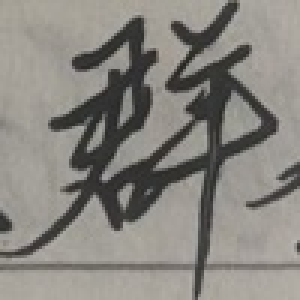
#> input picture FontImage/Process/Font_1036.jpg, 100 x 100 px (shown 3 times larger); its folder holds only this picture in this run
$ python Segmentation.py
#> lines starting #> are read from the running program, lines starting #| are printed output that depends on the picture; after the words box and inside, x2 and y2 are one past the last pixel; in counts of white or black regions, pixels touching at a corner belong together
import os

import cv2

input_folder = 'FontImage/Process'
output_folder = 'FontImage/OriginalSingleWord'

size = (128, 128)
for filename in os.listdir(input_folder):
    img = cv2.imread(os.path.join(input_folder, filename))
#> img is the input picture: shape (100, 100, 3); mean B, G, R 127.5, 133.4, 136.2
    gray = cv2.cvtColor(img, cv2.COLOR_BGR2GRAY)
    _, thresh = cv2.threshold(gray, 120, 255, cv2.THRESH_BINARY_INV + cv2.THRESH_OTSU)
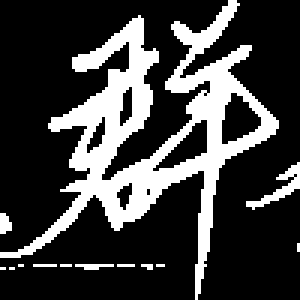
#> thresh: shape (100, 100) (shown 3 times larger); 24.4% white; 13 white regions (10 under 20 px)
    contours, hierarchy = cv2.findContours(thresh, cv2.RETR_EXTERNAL, cv2.CHAIN_APPROX_SIMPLE)
#> contours = 13 contours, 11 with area under 20; largest, box (x1, y1, x2, y2) and area: (0, 0, 93, 100) 2337, (82, 54, 100, 70) 50
    for contour in contours:
        x, y, w, h = cv2.boundingRect(contour)
        roi = img[y:y + h, x:x + w]

        if roi.shape[0] >= size[0] and roi.shape[1] >= size[1]:
            roi = cv2.resize(roi, size, interpolation=cv2.INTER_AREA)
            cv2.imwrite('FontImage/OriginalSingleWord/Image{}.jpg'.format(x), roi)
#> this loop made 13 passes
#> (contour, x, y, w, h, roi) on passes 1, 2, 3, 9, 10: ([[3, 89], [4, 89]], 3, 89, 2, 1, [[101, 108, 111], [99, 106, 109]]), ([[0, 89], [1, 89]], 0, 89, 2, 1, [[91, 98, 101], [98, 105, 108]]), ([[52, 88], [54, 88]], 52, 88, 3, 1, [[102, 108, 113], [98, 104, 109], [104, 108, 113]]), ([[6, 88], [7, 88]], 6, 88, 2, 1, [[101, 108, 111], [97, 104, 107]]), ([[99, 81], [99, 83]], 99, 81, 1, 3, [[69, 74, 77], [56, 61, 64], [77, 82, 85]])
#> (x, y, w, h) on passes 4, 6, 11, 12, 13: (47, 88, 4, 2), (25, 88, 13, 2), (0, 71, 4, 7), (82, 54, 18, 16), (0, 0, 93, 100)
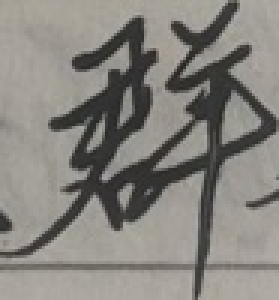
#> roi: shape (100, 93, 3) (shown 3 times larger); mean B, G, R 125.9, 131.8, 134.5

$ run again, on FontImage/Process/Font_158.jpg
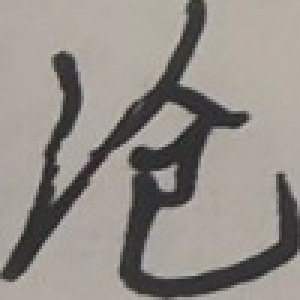
#> input picture FontImage/Process/Font_158.jpg, 100 x 100 px (shown 3 times larger)
#> img is the input picture: shape (100, 100, 3); mean B, G, R 136, 141.9, 147.1
#> `_, thresh = cv2.threshold(gray, 120, 255, cv2.THRESH_BINARY_INV + cv2...`:
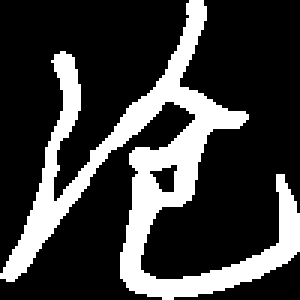
#> thresh: shape (100, 100) (shown 3 times larger); 23.8% white; 1 white region
#> contours = 1 contour; box (x1, y1, x2, y2) and area: (0, 0, 100, 100) 2116
#> the loop `for contour in contours:` made 1 pass

$ run again, on FontImage/Process/Font_107.jpg
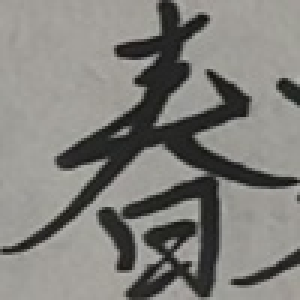
#> input picture FontImage/Process/Font_107.jpg, 100 x 100 px (shown 3 times larger)
#> img is the input picture: shape (100, 100, 3); mean B, G, R 123.6, 127.9, 129.1
#> `_, thresh = cv2.threshold(gray, 120, 255, cv2.THRESH_BINARY_INV + cv2...`:
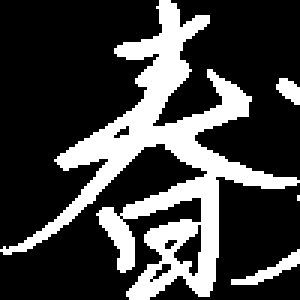
#> thresh: shape (100, 100) (shown 3 times larger); 25.5% white; 4 white regions (1 under 20 px)
#> contours = 4 contours, 1 with area under 20; largest, box (x1, y1, x2, y2) and area: (0, 0, 100, 100) 2203, (77, 83, 100, 95) 56, (92, 26, 100, 35) 34
#> the loop `for contour in contours:` made 4 passes
#> (x, y, w, h) on passes 1, 3, 4: (77, 83, 23, 12), (92, 26, 8, 9), (0, 0, 100, 100)
